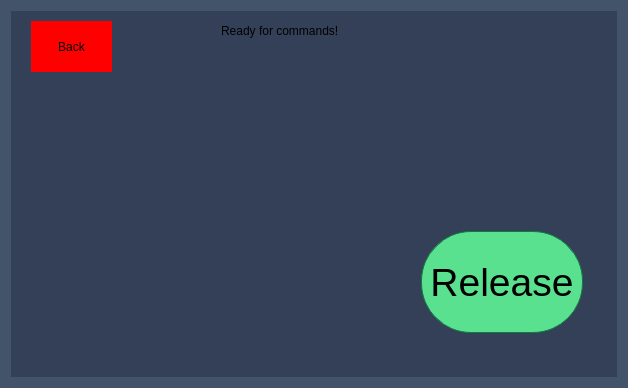
<?xml version="1.0" encoding="UTF-8"?>
<ui version="4.0">
 <class>MainWindow</class>
 <widget class="QMainWindow" name="MainWindow">
  <property name="geometry">
   <rect>
    <x>0</x>
    <y>0</y>
    <width>628</width>
    <height>388</height>
   </rect>
  </property>
  <property name="windowTitle">
   <string>MainWindow</string>
  </property>
  <widget class="QWidget" name="centralWidget">
   <property name="styleSheet">
    <string notr="true">background: rgb(67, 83, 106);</string>
   </property>
   <layout class="QGridLayout" name="gridLayout">
    <item row="0" column="1">
     <widget class="QStackedWidget" name="stackedWidget">
      <property name="styleSheet">
       <string notr="true">background: rgb(51, 64, 88);</string>
      </property>
      <property name="currentIndex">
       <number>1</number>
      </property>
      <widget class="QWidget" name="startPage">
       <property name="styleSheet">
        <string notr="true">background: rgb(67, 83, 106)</string>
       </property>
       <widget class="QHoverSensitiveButton" name="fetchButton">
        <property name="geometry">
         <rect>
          <x>90</x>
          <y>90</y>
          <width>211</width>
          <height>61</height>
         </rect>
        </property>
        <property name="font">
         <font>
          <family>Arial Rounded MT Bold</family>
          <pointsize>30</pointsize>
          <weight>75</weight>
          <bold>true</bold>
         </font>
        </property>
        <property name="mouseTracking">
         <bool>true</bool>
        </property>
        <property name="styleSheet">
         <string notr="true">background-color: rgb(0, 0, 255);
border-style: solid;

</string>
        </property>
        <property name="text">
         <string>Fetch</string>
        </property>
       </widget>
       <widget class="QHoverSensitiveButton" name="settingButton">
        <property name="geometry">
         <rect>
          <x>240</x>
          <y>190</y>
          <width>100</width>
          <height>100</height>
         </rect>
        </property>
        <property name="font">
         <font>
          <family>Arial Rounded MT Bold</family>
          <pointsize>20</pointsize>
         </font>
        </property>
        <property name="styleSheet">
         <string notr="true">background-color: rgb(255, 233, 39);
border-style: solid;
max-width:100px;
max-height:100px;
min-width:100px;
min-height:100px;
</string>
        </property>
        <property name="text">
         <string>Settings</string>
        </property>
       </widget>
       <widget class="QLabel" name="label">
        <property name="geometry">
         <rect>
          <x>160</x>
          <y>20</y>
          <width>71</width>
          <height>20</height>
         </rect>
        </property>
        <property name="font">
         <font>
          <family>Arial Narrow</family>
          <pointsize>15</pointsize>
          <underline>true</underline>
         </font>
        </property>
        <property name="text">
         <string>Hover + Hold</string>
        </property>
       </widget>
       <widget class="QLabel" name="label_2">
        <property name="geometry">
         <rect>
          <x>170</x>
          <y>40</y>
          <width>51</width>
          <height>16</height>
         </rect>
        </property>
        <property name="font">
         <font>
          <family>Arial Narrow</family>
          <pointsize>15</pointsize>
         </font>
        </property>
        <property name="text">
         <string>to Select</string>
        </property>
       </widget>
       <widget class="QHoverSensitiveButton" name="tutorialButton">
        <property name="geometry">
         <rect>
          <x>50</x>
          <y>190</y>
          <width>100</width>
          <height>100</height>
         </rect>
        </property>
        <property name="font">
         <font>
          <family>Arial Rounded MT Bold</family>
          <pointsize>20</pointsize>
         </font>
        </property>
        <property name="styleSheet">
         <string notr="true">background-color: rgb(90, 225, 143);
border-style: solid;
max-width:100px;
max-height:100px;
min-width:100px;
min-height:100px;
</string>
        </property>
        <property name="text">
         <string>Tutorials</string>
        </property>
       </widget>
      </widget>
      <widget class="QWidget" name="movementPage">
       <widget class="QHoverSensitiveButton" name="releaseButton">
        <property name="geometry">
         <rect>
          <x>410</x>
          <y>220</y>
          <width>162</width>
          <height>102</height>
         </rect>
        </property>
        <property name="font">
         <font>
          <family>Helvetica</family>
          <pointsize>29</pointsize>
          <weight>50</weight>
          <italic>false</italic>
          <bold>false</bold>
         </font>
        </property>
        <property name="styleSheet">
         <string notr="true">background-color: rgb(90, 225, 143);
font: 29pt &quot;Helvetica&quot;;
border-style: solid;
 border-width:1px;
 border-radius:50px;
 border-color: rgb(18, 121, 65);
 max-width:180px;
 max-height:100px;
 min-width:160px;
 min-height:100px;</string>
        </property>
        <property name="text">
         <string>Release</string>
        </property>
       </widget>
       <widget class="QHoverSensitiveButton" name="backButton_3">
        <property name="geometry">
         <rect>
          <x>20</x>
          <y>10</y>
          <width>81</width>
          <height>51</height>
         </rect>
        </property>
        <property name="styleSheet">
         <string notr="true">background-color: red;
font: 20pt &quot;.Helvetica Neue DeskInterface&quot;;
border: solid;</string>
        </property>
        <property name="text">
         <string>Back</string>
        </property>
       </widget>
       <widget class="QHoverSensitiveButton" name="forwardButton">
        <property name="geometry">
         <rect>
          <x>30</x>
          <y>200</y>
          <width>161</width>
          <height>71</height>
         </rect>
        </property>
        <property name="styleSheet">
         <string notr="true">background-color: rgba(38, 48, 71, 0%);
font: 29pt &quot;Helvetica&quot;;
border: solid;</string>
        </property>
        <property name="text">
         <string/>
        </property>
        <property name="icon">
         <iconset resource="resource.qrc">
          <normaloff>:/images/forward.png</normaloff>:/images/forward.png</iconset>
        </property>
        <property name="iconSize">
         <size>
          <width>120</width>
          <height>100</height>
         </size>
        </property>
       </widget>
       <widget class="QHoverSensitiveButton" name="backwardButton">
        <property name="geometry">
         <rect>
          <x>30</x>
          <y>270</y>
          <width>161</width>
          <height>91</height>
         </rect>
        </property>
        <property name="styleSheet">
         <string notr="true">background-color: rgba(38, 48, 71, 0%);
font: 29pt &quot;Helvetica&quot;;
border: solid;</string>
        </property>
        <property name="text">
         <string/>
        </property>
        <property name="icon">
         <iconset resource="resource.qrc">
          <normaloff>:/images/backward.png</normaloff>:/images/backward.png</iconset>
        </property>
        <property name="iconSize">
         <size>
          <width>120</width>
          <height>100</height>
         </size>
        </property>
       </widget>
       <widget class="QHoverSensitiveButton" name="upButton">
        <property name="geometry">
         <rect>
          <x>250</x>
          <y>70</y>
          <width>111</width>
          <height>51</height>
         </rect>
        </property>
        <property name="styleSheet">
         <string notr="true">background-color: rgba(38, 48, 71, 0%);
font: 20pt &quot;Helvetica&quot;;
border: solid;</string>
        </property>
        <property name="text">
         <string/>
        </property>
        <property name="icon">
         <iconset resource="resource.qrc">
          <normaloff>:/images/up.png</normaloff>:/images/up.png</iconset>
        </property>
        <property name="iconSize">
         <size>
          <width>80</width>
          <height>75</height>
         </size>
        </property>
       </widget>
       <widget class="QHoverSensitiveButton" name="leftButton">
        <property name="geometry">
         <rect>
          <x>160</x>
          <y>80</y>
          <width>71</width>
          <height>101</height>
         </rect>
        </property>
        <property name="styleSheet">
         <string notr="true">background-color: rgba(38, 48, 71, 0%);
font: 20pt &quot;Helvetica&quot;;
border: solid;</string>
        </property>
        <property name="text">
         <string/>
        </property>
        <property name="icon">
         <iconset resource="resource.qrc">
          <normaloff>:/images/left.png</normaloff>:/images/left.png</iconset>
        </property>
        <property name="iconSize">
         <size>
          <width>60</width>
          <height>120</height>
         </size>
        </property>
       </widget>
       <widget class="QHoverSensitiveButton" name="rightButton">
        <property name="geometry">
         <rect>
          <x>380</x>
          <y>80</y>
          <width>71</width>
          <height>101</height>
         </rect>
        </property>
        <property name="styleSheet">
         <string notr="true">background-color: rgba(38, 48, 71, 0%);
font: 20pt &quot;Helvetica&quot;;
border: solid;</string>
        </property>
        <property name="text">
         <string/>
        </property>
        <property name="icon">
         <iconset resource="resource.qrc">
          <normaloff>:/images/right.png</normaloff>:/images/right.png</iconset>
        </property>
        <property name="iconSize">
         <size>
          <width>60</width>
          <height>120</height>
         </size>
        </property>
       </widget>
       <widget class="QHoverSensitiveButton" name="downButton">
        <property name="geometry">
         <rect>
          <x>250</x>
          <y>140</y>
          <width>111</width>
          <height>51</height>
         </rect>
        </property>
        <property name="styleSheet">
         <string notr="true">background-color: rgba(38, 48, 71, 0%);
font: 20pt &quot;Helvetica&quot;;
border: solid;</string>
        </property>
        <property name="text">
         <string/>
        </property>
        <property name="icon">
         <iconset resource="resource.qrc">
          <normaloff>:/images/down.png</normaloff>:/images/down.png</iconset>
        </property>
        <property name="iconSize">
         <size>
          <width>80</width>
          <height>75</height>
         </size>
        </property>
       </widget>
       <widget class="QLabel" name="ready_label">
        <property name="geometry">
         <rect>
          <x>210</x>
          <y>10</y>
          <width>201</width>
          <height>20</height>
         </rect>
        </property>
        <property name="styleSheet">
         <string notr="true">qproperty-alignment: AlignCenter;
font: 20pt &quot;.Helvetica Neue DeskInterface&quot;;
</string>
        </property>
        <property name="text">
         <string>Ready for commands!</string>
        </property>
       </widget>
      </widget>
      <widget class="QWidget" name="settingsPage">
       <property name="styleSheet">
        <string notr="true">background: rgb(67, 83, 106)</string>
       </property>
       <widget class="QLabel" name="label_3">
        <property name="geometry">
         <rect>
          <x>110</x>
          <y>10</y>
          <width>401</width>
          <height>41</height>
         </rect>
        </property>
        <property name="font">
         <font>
          <family>Helvetica</family>
          <pointsize>30</pointsize>
          <weight>50</weight>
          <italic>false</italic>
          <bold>false</bold>
         </font>
        </property>
        <property name="layoutDirection">
         <enum>Qt::LeftToRight</enum>
        </property>
        <property name="styleSheet">
         <string notr="true">qproperty-alignment: AlignCenter;
font: 30pt &quot;Helvetica&quot;;</string>
        </property>
        <property name="text">
         <string>SETTINGS</string>
        </property>
       </widget>
       <widget class="QHoverSensitiveButton" name="backButton">
        <property name="geometry">
         <rect>
          <x>20</x>
          <y>10</y>
          <width>81</width>
          <height>51</height>
         </rect>
        </property>
        <property name="styleSheet">
         <string notr="true">background-color: red;
font: 20pt &quot;.Helvetica Neue DeskInterface&quot;;
border: solid;
</string>
        </property>
        <property name="text">
         <string>Back</string>
        </property>
       </widget>
       <widget class="QHoverSensitiveButton" name="hoverButton">
        <property name="geometry">
         <rect>
          <x>100</x>
          <y>160</y>
          <width>121</width>
          <height>51</height>
         </rect>
        </property>
        <property name="text">
         <string>ON</string>
        </property>
       </widget>
       <widget class="QLabel" name="label_4">
        <property name="geometry">
         <rect>
          <x>270</x>
          <y>170</y>
          <width>191</width>
          <height>41</height>
         </rect>
        </property>
        <property name="font">
         <font>
          <family>Helvetica</family>
          <pointsize>29</pointsize>
          <weight>50</weight>
          <italic>false</italic>
          <bold>false</bold>
         </font>
        </property>
        <property name="layoutDirection">
         <enum>Qt::LeftToRight</enum>
        </property>
        <property name="styleSheet">
         <string notr="true">qproperty-alignment: AlignCenter;
font: 29pt &quot;Helvetica&quot;;</string>
        </property>
        <property name="text">
         <string>Hover Mode</string>
        </property>
       </widget>
       <widget class="QLabel" name="hover_time_label">
        <property name="geometry">
         <rect>
          <x>40</x>
          <y>270</y>
          <width>101</width>
          <height>31</height>
         </rect>
        </property>
        <property name="font">
         <font>
          <family>Helvetica</family>
          <pointsize>24</pointsize>
          <weight>50</weight>
          <italic>false</italic>
          <bold>false</bold>
         </font>
        </property>
        <property name="styleSheet">
         <string notr="true">qproperty-alignment: AlignCenter;
font: 24pt &quot;Helvetica&quot;;</string>
        </property>
        <property name="text">
         <string>3.0 secs</string>
        </property>
       </widget>
       <widget class="QHoverSensitiveButton" name="hover_time_up_button">
        <property name="geometry">
         <rect>
          <x>160</x>
          <y>240</y>
          <width>51</width>
          <height>51</height>
         </rect>
        </property>
        <property name="styleSheet">
         <string notr="true">background-color: rgb(240, 223, 51);
font: 30pt &quot;.Helvetica Neue DeskInterface&quot;;
border: 1px solid black;</string>
        </property>
        <property name="text">
         <string>+</string>
        </property>
       </widget>
       <widget class="QHoverSensitiveButton" name="hover_time_down_button">
        <property name="geometry">
         <rect>
          <x>160</x>
          <y>290</y>
          <width>51</width>
          <height>51</height>
         </rect>
        </property>
        <property name="styleSheet">
         <string notr="true">background-color: rgb(29, 241, 240);
font: 30pt &quot;.Helvetica Neue DeskInterface&quot;;
border: 1px solid black;</string>
        </property>
        <property name="text">
         <string>-</string>
        </property>
       </widget>
       <widget class="QLabel" name="label_6">
        <property name="geometry">
         <rect>
          <x>250</x>
          <y>240</y>
          <width>221</width>
          <height>41</height>
         </rect>
        </property>
        <property name="font">
         <font>
          <family>Helvetica</family>
          <pointsize>29</pointsize>
          <weight>50</weight>
          <italic>false</italic>
          <bold>false</bold>
         </font>
        </property>
        <property name="layoutDirection">
         <enum>Qt::LeftToRight</enum>
        </property>
        <property name="styleSheet">
         <string notr="true">qproperty-alignment: AlignCenter;
font: 29pt &quot;Helvetica&quot;;</string>
        </property>
        <property name="text">
         <string>Hover Time</string>
        </property>
       </widget>
       <widget class="QHoverSensitiveButton" name="autoButton">
        <property name="geometry">
         <rect>
          <x>100</x>
          <y>90</y>
          <width>121</width>
          <height>51</height>
         </rect>
        </property>
        <property name="text">
         <string>ON</string>
        </property>
       </widget>
       <widget class="QLabel" name="label_8">
        <property name="geometry">
         <rect>
          <x>270</x>
          <y>90</y>
          <width>231</width>
          <height>51</height>
         </rect>
        </property>
        <property name="font">
         <font>
          <family>Helvetica</family>
          <pointsize>29</pointsize>
          <weight>50</weight>
          <italic>false</italic>
          <bold>false</bold>
         </font>
        </property>
        <property name="layoutDirection">
         <enum>Qt::LeftToRight</enum>
        </property>
        <property name="styleSheet">
         <string notr="true">qproperty-alignment: AlignCenter;
font: 29pt &quot;Helvetica&quot;;</string>
        </property>
        <property name="text">
         <string>Auto Movement</string>
        </property>
       </widget>
      </widget>
      <widget class="QWidget" name="tutorialPage">
       <widget class="QLabel" name="label_5">
        <property name="geometry">
         <rect>
          <x>170</x>
          <y>30</y>
          <width>57</width>
          <height>16</height>
         </rect>
        </property>
        <property name="text">
         <string>Tutorials</string>
        </property>
       </widget>
       <widget class="QHoverSensitiveButton" name="backButton_2">
        <property name="geometry">
         <rect>
          <x>10</x>
          <y>10</y>
          <width>51</width>
          <height>21</height>
         </rect>
        </property>
        <property name="styleSheet">
         <string notr="true">background-color: red;
border: solid;</string>
        </property>
        <property name="text">
         <string>Back</string>
        </property>
       </widget>
       <widget class="QLabel" name="label_7">
        <property name="geometry">
         <rect>
          <x>130</x>
          <y>130</y>
          <width>57</width>
          <height>16</height>
         </rect>
        </property>
        <property name="text">
         <string>TextLabel</string>
        </property>
       </widget>
      </widget>
     </widget>
    </item>
   </layout>
  </widget>
 </widget>
 <layoutdefault spacing="6" margin="11"/>
 <customwidgets>
  <customwidget>
   <class>QHoverSensitiveButton</class>
   <extends>QPushButton</extends>
   <header>qhoversensitivebutton.h</header>
  </customwidget>
 </customwidgets>
 <resources>
  <include location="resource.qrc"/>
 </resources>
 <connections/>
</ui>
